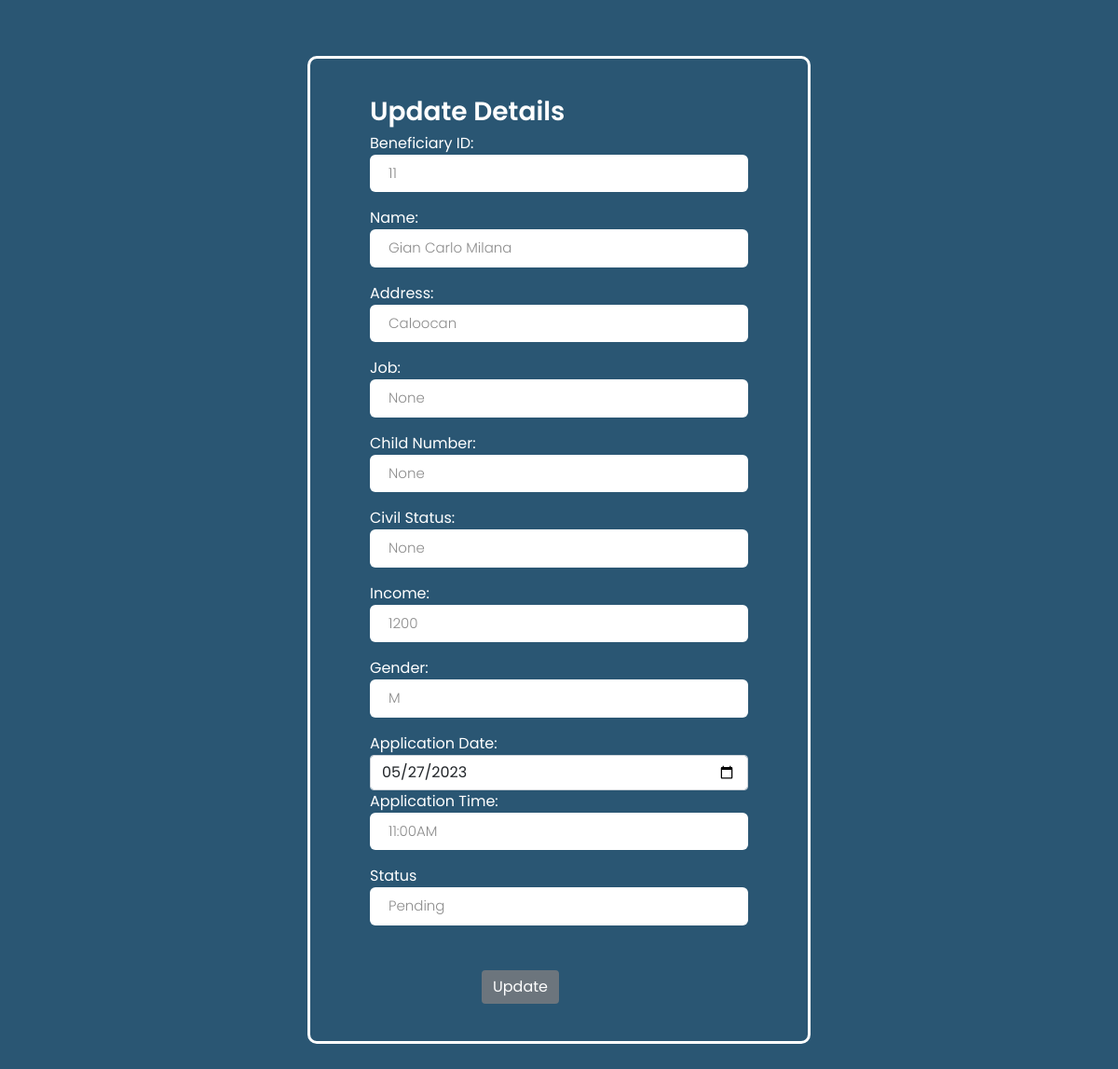
Screenshot of /edit/11 with the database file from the repository.
### myapp/models.py (models this page shows, shortened)
class Applicant(models.Model):
    GENDER_CHOICES = (
        ('M', 'Male'),
        ('F', 'Female')
    )
    TIME_CHOICES = (
        ('8:00AM', '8:00AM'),
        ('9:00AM', '9:00AM'),
        ('10:00AM', '10:00AM'),
        ('11:00AM', '11:00AM'),
        ('12:00PM', '12:00PM'),
        ('1:00PM', '1:00PM'),
        ('2:00PM', '2:00PM'),
        ('3:00PM', '3:00PM'),
        ('4:00PM', '4:00PM'),
        ('5:00PM', '5:00PM'),
    )
    CIVIL_STATUS = (
        ('Single', 'Single'),
        ('Married', 'Married'),
        ('Divorced', 'Divorced'),
        ('Separated', 'Separated'),
        ('Widowed', 'Widowed'),
        ('Never Married', 'Never Married'),
    )
    name = models.CharField(max_length=250)
    address = models.CharField(max_length=250)
    job = models.CharField(max_length=250, null=True)
    income = models.CharField(max_length=200)
    childNumber = models.CharField(max_length=200, null=True)
    civilStatus = models.CharField(max_length=200, null=True)
    gender = models.CharField(max_length=5, choices=GENDER_CHOICES)
    appdate = models.CharField(max_length=20)
    apptime = models.CharField(max_length=20, choices=TIME_CHOICES)
    image = models.ImageField(upload_to='applicant_pics/covers', null=True, blank=True)
    status = models.CharField(max_length=250, null=True, blank=True)

### myapp/views.py (the view)
# urls.py: path('edit/<int:id>', views.edit, name='edit'),
def edit(request, id):
    applicant = Applicant.objects.get(id=id)
    return render(request,'edit.html', {'applicant':applicant})

### myapp/templates/edit.html (shortened to what this page needs)
<!DOCTYPE html>
<html lang="en">
<head>
    <link href="https://cdn.jsdelivr.net/npm/bootstrap@5.0.2/dist/css/bootstrap.min.css" rel="stylesheet">
</head>
<body>
<div class="container">
    <div class="form-body">
        <div class="row">
            <div class="form-holder">
                <div class="form-content">
                    <div class="form-items">
                        <form method="POST" class="post-form" action="/update/{{applicant.id}}">
                            <div class="container">
                                <div class="col-12">
                                    <h3>Update Details</h3>
                                </div>
                                <div class="col-md-12">
                                    <label>Beneficiary ID:</label>
                                    <input type="text" class="form-control" name="id" id="id" required maxlength="20" value="{{ applicant.id }}"/>
                                </div>
                                <div class="col-md-12">
                                    <label>Name:</label>
                                    <input type="text" class="form-control" name="name" id="name" required maxlength="100" value="{{ applicant.name }}" />
                                </div>
                                <div class="col-md-12">
                                    <label>Address:</label>
                                    <input type="text" class="form-control" name="address" id="address" required maxlength="15" value="{{ applicant.address }}" />
                                </div>
                                <div class="col-md-12">
                                    <label>Job:</label>
                                    <input type="text" class="form-control" name="job" id="job" required maxlength="15" value="{{ applicant.job }}" />
                                </div>
                                <div class="col-md-12">
                                    <label>Child Number:</label>
                                    <input type="text" class="form-control" name="childNumber" id="childNumber" required maxlength="15" value="{{ applicant.childNumber }}" />
                                </div>
                                <div class="col-md-12">
                                    <label>Civil Status:</label>
                                    <input type="text" class="form-control" name="civilStatus" id="civilStatus" required maxlength="15" value="{{ applicant.civilStatus }}" />
                                </div>
                                <div class="col-md-12">
                                    <label>Income:</label>
                                    <input type="text" class="form-control" name="income" id="income" required maxlength="15" value="{{ applicant.income }}" />
                                </div>
                                <div class="col-md-12">
                                    <label>Gender:</label>
                                    <input type="text" class="form-control" name="gender" id="gender" required maxlength="15" value="{{ applicant.gender }}" />
                                </div>
                                <div class="col-md-12">
                                    <label>Application Date:</label>
                                    <input type="date" class="form-control" name="appdate" id="appdate" required maxlength="15" value="{{ applicant.appdate }}" />
                                </div>
                                <div class="col-md-12">
                                    <label>Application Time:</label>
                                    <input type="text" class="form-control" name="apptime" id="apptime" required maxlength="15" placeholder="8:00AM TO 5:00PM ONLY" value="{{ applicant.apptime }}" />
                                </div>
                                <div class="col-md-12">
                                    <label>Status</label>
                                    <input type="text" class="form-control" name="status" id="status" maxlength="15" value="{{ applicant.status }}" />
                                </div>
                                <div class="form-button mt-5">
                                    <button type="submit" class="btn btn-primary" style="margin-left: 120px;">Update</button>
                                </div>
                            </div>
                        </form>
                    </div>
                </div>
            </div>
        </div>
    </div>
</div>
</body>
</html>

### myapp/templates/edit.html (style rules this page uses)
*, body { font-family: 'Poppins', sans-serif; font-weight: 400; -webkit-font-smoothing: antialiased; text-rendering: optimizeLegibility; -moz-osx-font-smoothing: grayscale; }
html, body { height: 100%; background-color: #2a5673; }
.form-holder { display: flex; flex-direction: column; justify-content: center; align-items: center; text-align: center; min-height: 100vh; }
.form-holder .form-content { position: relative; text-align: center; display: -webkit-box; display: -moz-box; display: -ms-flexbox; display: -webkit-flex; display: flex; -webkit-justify-content: center; justify-content: center; -webkit-align-items: center; align-items: center; padding: 60px; }
.form-content .form-items { border: 3px solid #fff; padding: 40px; display: inline-block; width: 100%; min-width: 540px; -webkit-border-radius: 10px; -moz-border-radius: 10px; border-radius: 10px; text-align: left; -webkit-transition: all 0.4s ease; transition: all 0.4s ease; }
.form-content h3 { color: #fff; text-align: left; font-size: 28px; font-weight: 600; margin-bottom: 5px; }
.form-content label, .was-validated .form-check-input:invalid~.form-check-label, .was-validated .form-check-input:valid~.form-check-label { color: #fff; }
.form-content input[type=text], .form-content input[type=password], .form-content input[type=email], .form-content select { width: 100%; padding: 9px 20px; text-align: left; border: 0; outline: 0; border-radius: 6px; background-color: #fff; font-size: 15px; font-weight: 300; color: #8D8D8D; -webkit-transition: all 0.3s ease; transition: all 0.3s ease; margin-bottom: 16px; }
.btn-primary { background-color: #6C757D; outline: none; border: 0px; box-shadow: none; }

### rows the page displays
Applicant: id "11", name "Gian Carlo Milana", address "Caloocan", job "None", childNumber "None", civilStatus "None", income "1200", gender "M", appdate "05/27/2023", apptime "11:00AM", status "Pending"
